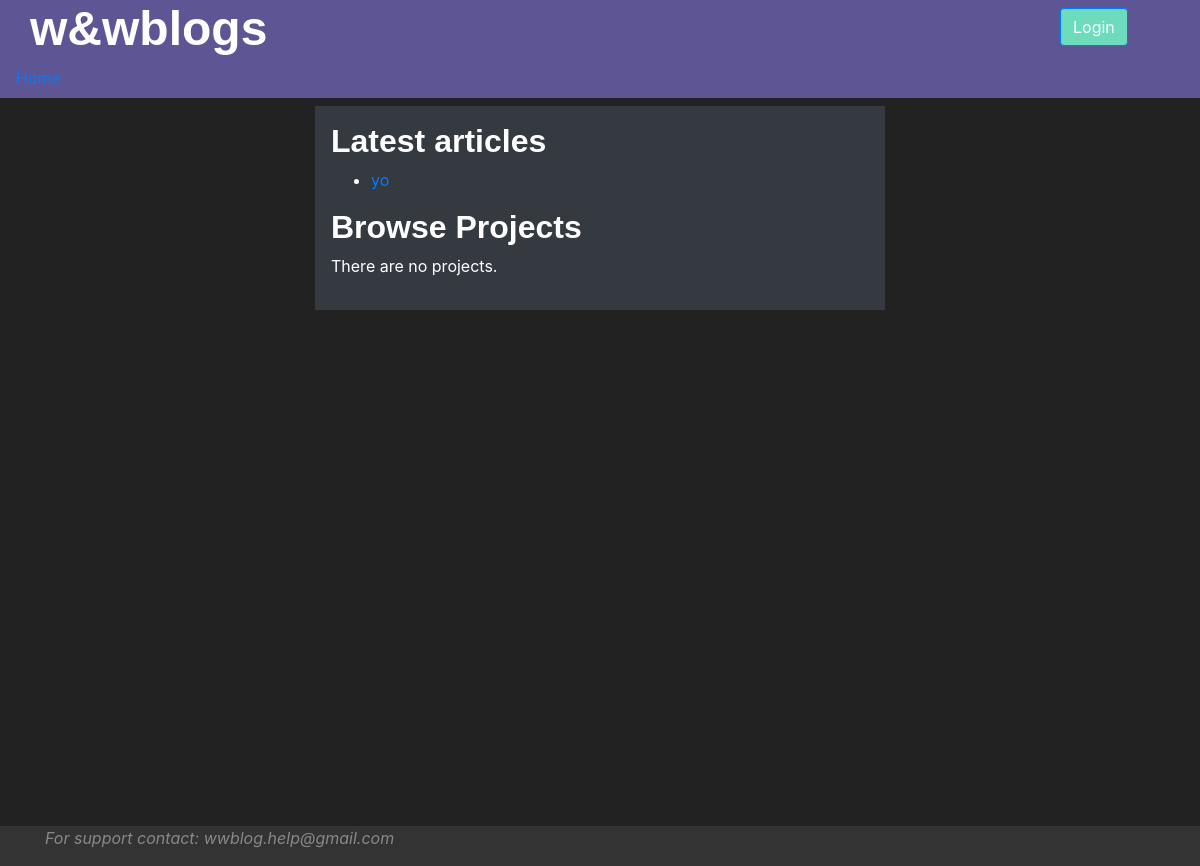
Before: / with the older database file.
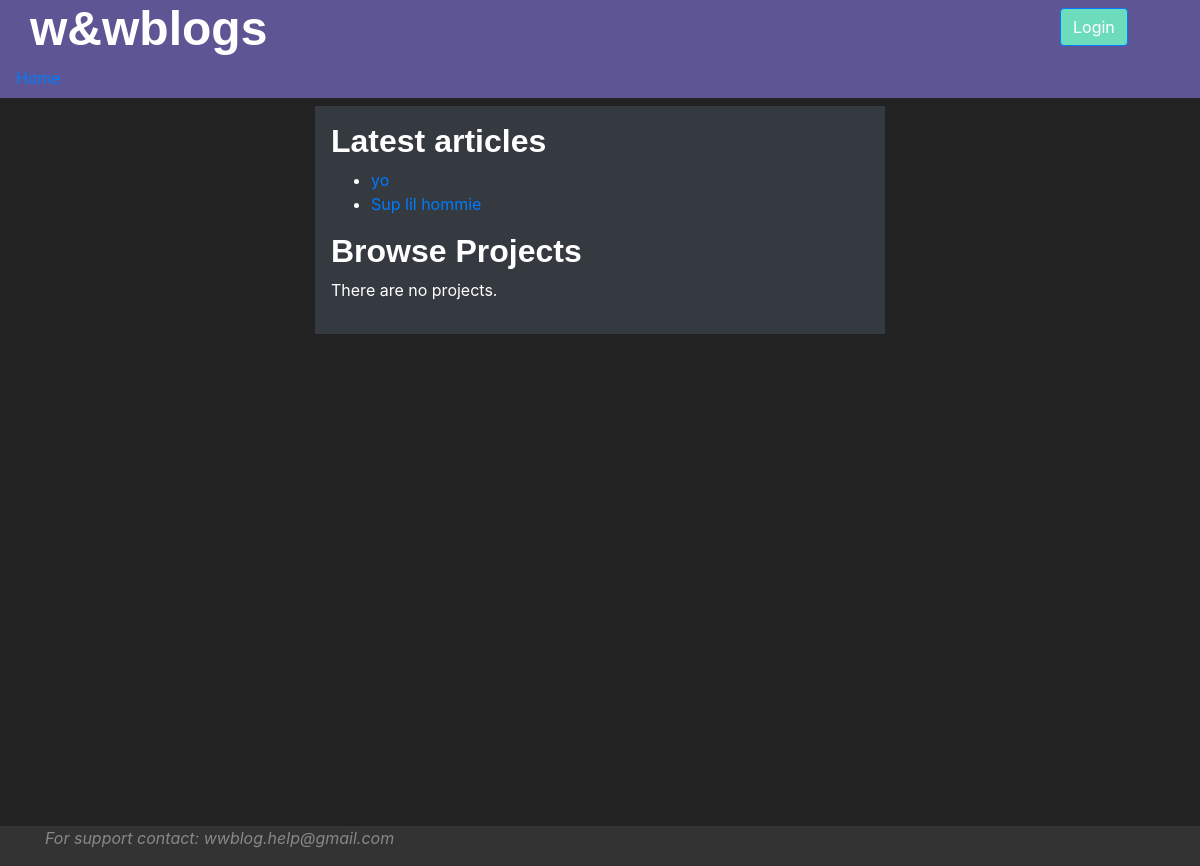
After: the same page with the newer database file.
### wwapp/models.py (models this page shows, shortened)
class Article(models.Model):
    article_id = models.AutoField(primary_key=True)
    article_title = models.CharField(max_length=45)
    pub_date = models.DateTimeField(blank=True, null=True)
    author = models.ForeignKey(User, on_delete=models.PROTECT)
    published = models.BooleanField(default=False)
    creation_date = models.DateTimeField(auto_now_add=True)
    article_parent = models.ForeignKey("Article", on_delete=models.SET_NULL, null=True, blank=True)
    """
    # populate with -  default=timezone.now - from django.utils.timezone.now()
    # edit_date = models.DateField(auto_now=True)
    # can be used instead auto_now_add = True,
    """
    class Meta:
        indexes = [
            models.Index(fields=['article_title']),
            models.Index(fields=['author']),
        ]

### wwapp/views.py (the view)
# urls.py: path('', views.index, name='index'),
def index(request):
    latest_articles = ArticleHandler.get_latest_published_articles(count=5)
    values = {
        "latest_articles_list": latest_articles
    }
    return render(request, "wwapp/index.html", values)

### wwapp/handlers.py (called while the page is built)
    @staticmethod
    def get_latest_published_articles(count: int) -> [Article]:
        latest_articles = Article.objects.filter(published=True).order_by('-pub_date')[:int(count)]
        return latest_articles

### wwapp/templates/wwapp/index.html (shortened to what this page needs)
{% extends 'wwapp/base.html' %}
{% load static %}
{% block content %}
    <h3>Latest articles</h3>
    {% if latest_articles_list %}
        <ul title="Latest articles">
            {% for article in latest_articles_list %}
                <li>
                    <a href="{% url 'wwapp:open_article' article.article_id %}">{{ article.article_title }}</a>
                </li>
            {% endfor %}
        </ul>
    {% else %}
        <p>There are no published articles.</p>
    {% endif %}
    <h3>Browse Projects</h3>
    {% if categories %}
        {% for cat in categories %}
            <li>
                <a href="{% url 'wwapp:open_category' cat.category_id %}">{{ cat.category_name }}</a>
            </li>
        {% endfor %}
    {% else %}
        <p>There are no projects.</p>
    {% endif %}
{% endblock %}

Changed rows visible on the page:
added Article: article_title "Sup lil hommie"
